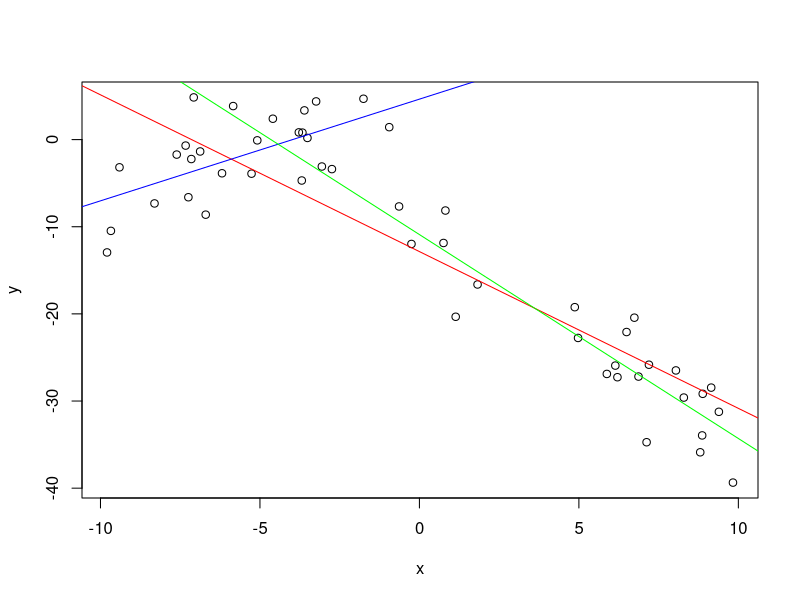

This figure's R source:
taskAdata = read.csv('data_bi_lin.csv')
taskAdata = taskAdata[with(taskAdata, order(x),),]
x = taskAdata$x
y = taskAdata$y
samples = length(x)
simple_lm = lm(y ~ x)
plot(x,y)
abline(simple_lm , col= "red")

index = 0
minError = Inf
for(i in 1:samples-1) {
  e1 = sum(lm(y[1:i] ~ x[1:i])$residuals^2)
  e2 = sum(lm(y[i+1:samples] ~ x[i+1:samples])$residuals^2)
  if(e1 + e2 < minError) {
    minError = e1+e2
    index = i
  }
}

abline(lm(y[1:index] ~ x[1:index]),col="blue")
abline(lm(y[index+1:samples] ~ x[index+1:samples]),col="green")
cat('error lm =',sum(simple_lm$residuals^2),"\n")
cat('error broken =',minError,"\n")
cat('C =',x[index],"\n")